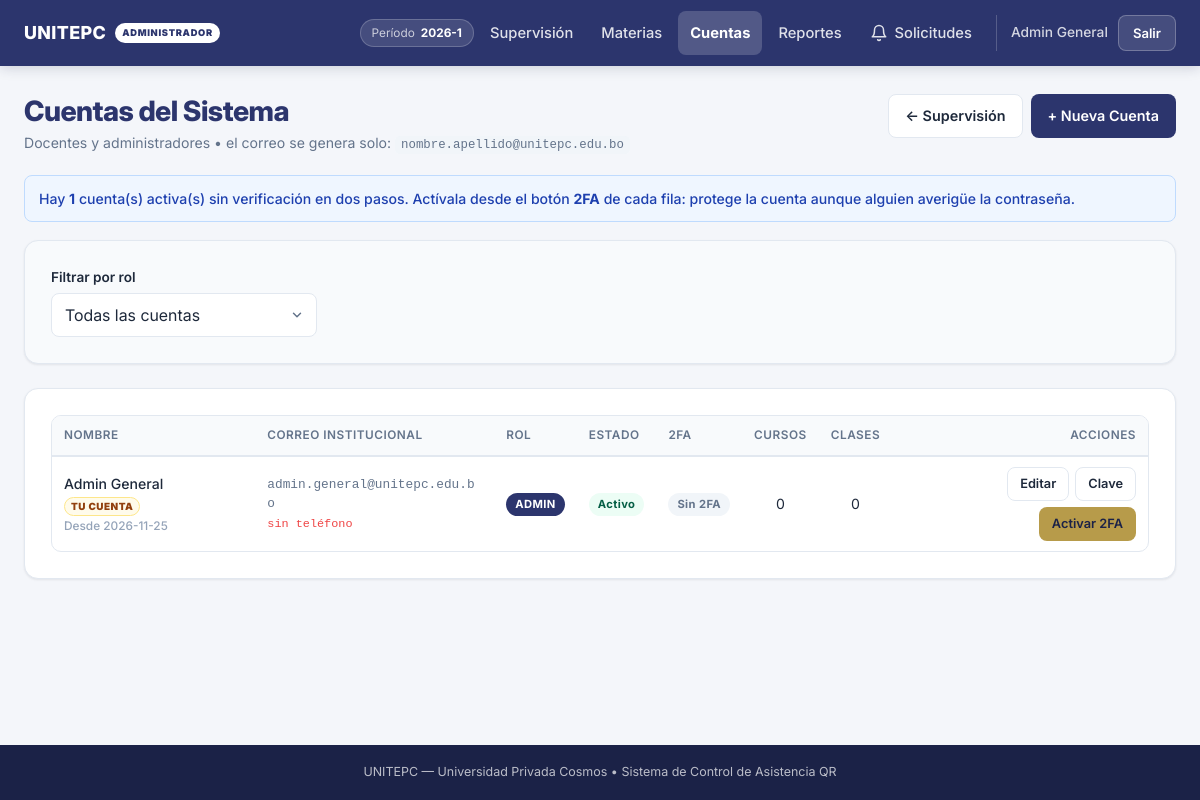
The app's page /admin/docentes (signed in) with its own data.
### tables this page shows
CREATE TABLE `usuarios` (
  `id` int(11) NOT NULL AUTO_INCREMENT,
  `nombre` varchar(80) NOT NULL,
  `apellido` varchar(80) NOT NULL,
  `correo` varchar(150) NOT NULL,
  `telefono` varchar(15) DEFAULT NULL,
  `password` varchar(255) NOT NULL,
  `totp_secreto` varchar(64) DEFAULT NULL,
  `totp_activado` tinyint(1) NOT NULL DEFAULT 0,
  `totp_desde` datetime DEFAULT NULL,
  `rol` enum('docente','admin') NOT NULL DEFAULT 'docente',
  `activo` tinyint(1) NOT NULL DEFAULT 1,
  `consentimiento_en` datetime DEFAULT NULL COMMENT 'Cuando acepto el uso de ubicacion y camara',
  `consentimiento_version` varchar(10) DEFAULT NULL COMMENT 'Version del texto que acepto',
  `creado_en` timestamp NOT NULL DEFAULT current_timestamp(),
  PRIMARY KEY (`id`),
  UNIQUE KEY `correo` (`correo`),
  KEY `idx_usuario_telefono` (`telefono`)
);

### controllers/AdminController.php (called while the page is built, shortened)
<?php
require_once dirname(__DIR__) . '/models/Usuario.php';
require_once dirname(__DIR__) . '/config/app.php';
class AdminController extends BaseController
{
    public function docentes(): void
    {
        $rol = trim($_GET['rol'] ?? '');
        if (!Catalogo::esRolValido($rol)) {
            $rol = '';
        }
        [$mensaje, $error] = $this->obtenerFlash();
        $ultimo = $_SESSION['ultimo_enlace'] ?? null;
        $qrTotp = $_SESSION['totp_qr'] ?? null;
        $this->vista('admin.docentes', [
            'base'            => self::obtenerRutaBase(),
            'ultimoEnlace'    => $ultimo,
            'qrTotp'          => $qrTotp,
            'sinTotp'         => Usuario::contarSinTotp(),
            'usuarios'        => Usuario::listar($rol),
            'rolFiltro'       => $rol,
            'roles'           => Catalogo::ROLES,
            'dominio'         => Catalogo::DOMINIO,
            'minPassword'     => self::MIN_PASSWORD,
            'usuarioActualId' => $this->idUsuarioActual(),
            'mensaje'         => $mensaje,
            'error'           => $error,
            'csrf'            => self::tokenCsrf()
        ]);
    }
}

### public/index.php (called while the page is built, shortened)
<?php
$raiz = dirname(__DIR__);
require_once $raiz . '/config/app.php';
require_once $raiz . '/controllers/DocenteController.php';
require_once $raiz . '/controllers/AdminController.php';
$uri    = parse_url($_SERVER['REQUEST_URI'] ?? '/', PHP_URL_PATH) ?? '/';
$metodo = strtoupper($_SERVER['REQUEST_METHOD'] ?? 'GET');
$ruta = '/' . trim($uri, '/');
[$clase, $accion] = $rutas[$ruta][$metodo];
(new $clase())->$accion();

### index.php (called while the page is built, shortened)
<?php
$resultado = require_once __DIR__ . '/public/index.php';

### config/app.php (called while the page is built, shortened)
<?php
class App
{
    public static function rutaBase(): string
    {
        $dir = str_replace(DIRECTORY_SEPARATOR, '/', dirname($_SERVER['SCRIPT_NAME'] ?? ''));
        return ($dir === '/' || $dir === '') ? '' : $dir;
    }
    public static function baseAssets(): string
    {
        $base = self::rutaBase();
        return defined('APP_DESDE_RAIZ') && APP_DESDE_RAIZ ? $base . '/public' : $base;
    }
}

### models/Usuario.php (called while the page is built, shortened)
<?php
class Usuario
{
    public static function listar(string $rol = ''): array
    {
        $db = Database::conectar();
        $sql = "SELECT u.id, u.nombre, u.apellido, u.correo, u.telefono, u.rol, u.activo, u.creado_en,
                       u.totp_activado,
                       (SELECT COUNT(*) FROM cursos c WHERE c.docente_id = u.id)   AS total_cursos,
                       (SELECT COUNT(*) FROM sesiones s WHERE s.docente_id = u.id) AS total_clases
                FROM usuarios u";
        $params = [];
        $sql .= " ORDER BY u.rol ASC, u.apellido ASC, u.nombre ASC";
        $stmt = $db->prepare($sql);
        $stmt->execute($params);
        return $stmt->fetchAll();
    }
}

### views/admin/docentes.php (the view, shortened to what this page needs)
<?php
require dirname(__DIR__) . '/layouts/header.php';
$tok = htmlspecialchars($csrf, ENT_QUOTES, 'UTF-8');
?>
<div class="page-header">
    <div>
        <h1 class="page-title">Cuentas del Sistema</h1>
        <p class="page-subtitle">
            Docentes y administradores &bull; el correo se genera solo:
            <code>nombre.apellido@<?= htmlspecialchars($dominio) ?></code>
        </p>
    </div>
    <div class="d-flex gap-2 flex-wrap">
        <a href="<?= $base ?>/admin" class="btn btn-outline">&larr; Supervisión</a>
        <button type="button" class="btn btn-primary" onclick="abrirModal('modalCrear')">+ Nueva Cuenta</button>
    </div>
</div>
<?php if (!empty($sinTotp)): ?>
    <div class="alert alert-info">
        <span>
            Hay <strong><?= (int)$sinTotp ?></strong> cuenta(s) activa(s) sin verificación en dos pasos.
            Actívala desde el botón <strong>2FA</strong> de cada fila: protege la cuenta aunque
            alguien averigüe la contraseña.
        </span>
    </div>
<?php endif; ?>
<div class="card card-filter mb-6">
    <form method="GET" action="<?= $base ?>/admin/docentes" class="filtros-grid">
        <div class="form-group mb-0">
            <label for="rol" class="form-label">Filtrar por rol</label>
            <select id="rol" name="rol" class="form-select" onchange="this.form.submit()">
                <option value="">Todas las cuentas</option>
            </select>
        </div>
    </form>
</div>
<div class="card">
    <div class="table-responsive">
        <table class="table table-hover">
            <thead>
                <tr>
                    <th>Nombre</th>
                    <th>Correo institucional</th>
                    <th>Rol</th>
                    <th>Estado</th>
                    <th>2FA</th>
                    <th class="text-center">Cursos</th>
                    <th class="text-center">Clases</th>
                    <th class="text-right">Acciones</th>
                </tr>
            </thead>
            <tbody>
                <?php if (empty($usuarios)): ?>
                    <tr><td colspan="8" class="table-empty">No hay cuentas con ese filtro.</td></tr>
                <?php else: ?>
                    <?php foreach ($usuarios as $u):
                        $esYo     = ((int)$u['id'] === $usuarioActualId);
                        $esActivo = ((int)$u['activo'] === 1);
                        $tiene2fa = ((int)($u['totp_activado'] ?? 0) === 1);
                        $nombreCompleto = trim($u['nombre'] . ' ' . $u['apellido']);
                    ?>
                        <tr>
                            <td class="font-medium">
                                <?= htmlspecialchars($nombreCompleto) ?>
                                <?php if ($esYo): ?><span class="mini-tag">tu cuenta</span><?php endif; ?>
                                <div class="celda-sub">Desde <?= htmlspecialchars(substr((string)$u['creado_en'], 0, 10)) ?></div>
                            </td>
                            <td class="celda-correo">
                                <?= htmlspecialchars($u['correo']) ?>
                                <div class="celda-sub">
                                    <?= !empty($u['telefono'])
                                        ? htmlspecialchars($u['telefono'])
                                        : '<span class="text-danger">sin teléfono</span>' ?>
                                </div>
                            </td>
                            <td>
                                <span class="badge <?= $u['rol'] === 'admin' ? 'badge-rol-admin' : 'badge-info' ?>">
                                    <?= $u['rol'] === 'admin' ? 'ADMIN' : 'DOCENTE' ?>
                                </span>
                            </td>
                            <td>
                                <span class="badge <?= $esActivo ? 'badge-success' : 'badge-danger' ?>">
                                    <?= $esActivo ? 'Activo' : 'Inactivo' ?>
                                </span>
                            </td>
                            <td>
                                <?php if ($tiene2fa): ?>
                                    <span class="badge badge-success" title="Verificación en dos pasos activa">Activa</span>
                                <?php else: ?>
                                    <span class="badge badge-neutral" title="Esta cuenta solo pide contraseña">Sin 2FA</span>
                                <?php endif; ?>
                            </td>
                            <td class="text-center"><?= (int)$u['total_cursos'] ?></td>
                            <td class="text-center"><?= (int)$u['total_clases'] ?></td>
                            <td class="text-right">
                                <div class="acciones-fila">
                                    <button type="button" class="btn btn-sm btn-outline"
                                            onclick='abrirEditar(<?= json_encode($u, JSON_HEX_TAG | JSON_HEX_APOS | JSON_HEX_QUOT | JSON_HEX_AMP) ?>)'>
                                        Editar
                                    </button>
                                    <button type="button" class="btn btn-sm btn-outline"
                                            onclick="abrirClave(<?= (int)$u['id'] ?>, <?= htmlspecialchars(json_encode($nombreCompleto), ENT_QUOTES, 'UTF-8') ?>)">
                                        Clave
                                    </button>
                                    <?php if ($tiene2fa): ?>
                                        <form action="<?= $base ?>/admin/docentes/2fa/quitar" method="POST" class="inline"
                                              onsubmit="return confirm('¿Quitar la verificación en dos pasos de <?= htmlspecialchars(addslashes($nombreCompleto), ENT_QUOTES) ?>? Su cuenta quedará protegida solo por la contraseña.');">
                                            <input type="hidden" name="csrf_token" value="<?= $tok ?>">
                                            <input type="hidden" name="id" value="<?= (int)$u['id'] ?>">
                                            <button type="submit" class="btn btn-sm btn-peligro-suave">Quitar 2FA</button>
                                        </form>
                                    <?php else: ?>
                                        <form action="<?= $base ?>/admin/docentes/2fa/preparar" method="POST" class="inline">
                                            <button type="submit" class="btn btn-sm btn-dorado">Activar 2FA</button>
                                        </form>
                                    <?php endif; ?>
                                </div>
                            </td>
                        </tr>
                    <?php endforeach; ?>
                <?php endif; ?>
            </tbody>
        </table>
    </div>
</div>
<?php require dirname(__DIR__) . '/layouts/footer.php'; ?>

### records on screen
usuarios: nombreCompleto "Admin General", shows "TU CUENTA", creado_en "2026-11-25", correo "admin.general@unitepc.edu.bo", shows "sin teléfono", rol "ADMIN", activo "Activo", totp_activado "Sin 2FA", total_cursos "0", total_clases "0"

### other values on screen
$periodoActual "2026-1"
$nombreActual "Admin General"
$dominio "unitepc.edu.bo"
$sinTotp "1"
App::MARCA "UNITEPC — Universidad Privada Cosmos"
